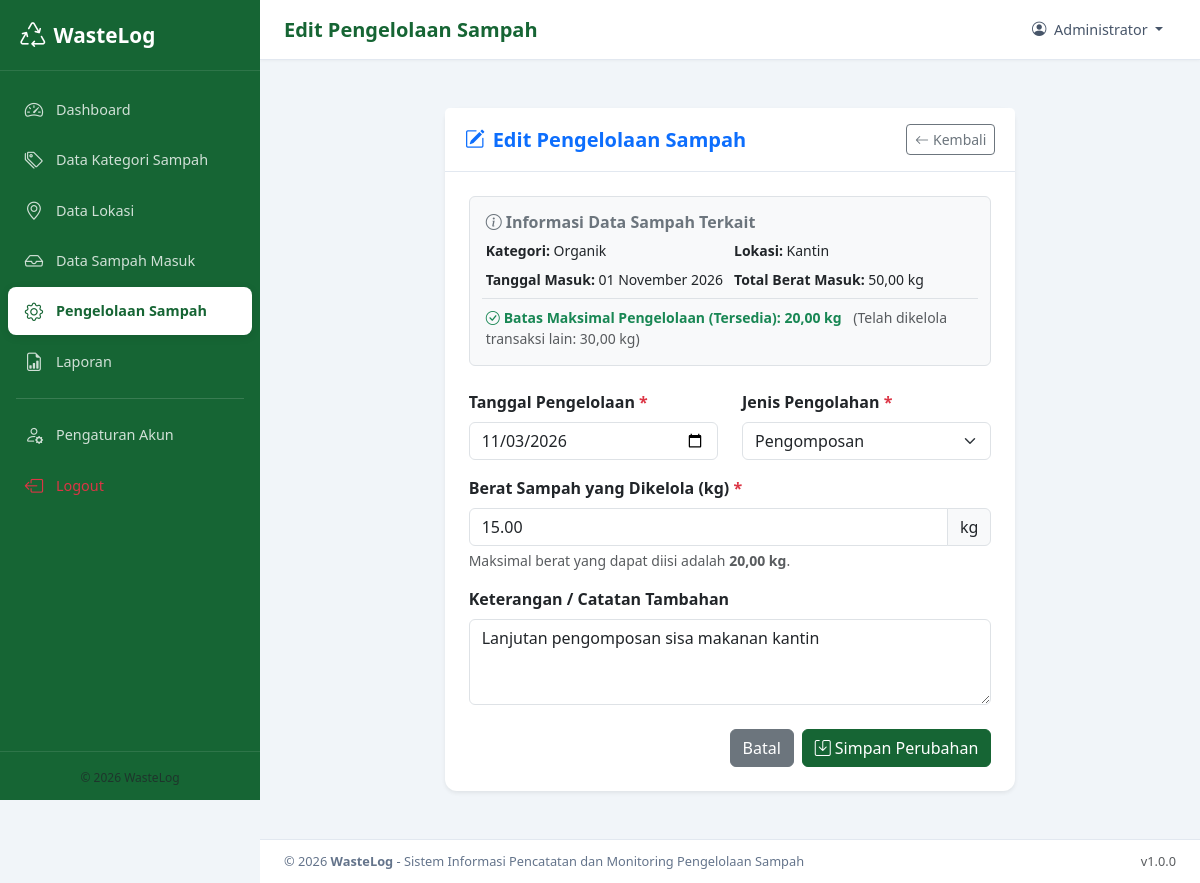
Screenshot of /pengelolaan/edit.php?id=2 (signed in) with the database file from the repository.
### tables this page shows
CREATE TABLE `pengelolaan` (
    `id`              INT NOT NULL AUTO_INCREMENT,
    `sampah_id`       INT NOT NULL,
    `tanggal`         DATE NOT NULL,
    `jenis_pengolahan` VARCHAR(100) NOT NULL,
    `berat_dikelola`  DECIMAL(10,2) NOT NULL,
    `keterangan`      TEXT,
    `created_at`      TIMESTAMP DEFAULT CURRENT_TIMESTAMP,
    PRIMARY KEY (`id`),
    KEY `idx_sampah` (`sampah_id`),
    KEY `idx_tanggal_kelola` (`tanggal`),
    CONSTRAINT `fk_pengelolaan_sampah`
        FOREIGN KEY (`sampah_id`) REFERENCES `sampah_masuk`(`id`)
        ON UPDATE CASCADE ON DELETE RESTRICT
);

CREATE TABLE `kategori_sampah` (
    `id`             INT NOT NULL AUTO_INCREMENT,
    `nama_kategori`  VARCHAR(100) NOT NULL,
    `deskripsi`      TEXT,
    `created_at`     TIMESTAMP DEFAULT CURRENT_TIMESTAMP,
    PRIMARY KEY (`id`)
);

CREATE TABLE `lokasi` (
    `id`          INT NOT NULL AUTO_INCREMENT,
    `nama_lokasi` VARCHAR(100) NOT NULL,
    `alamat`      TEXT,
    `created_at`  TIMESTAMP DEFAULT CURRENT_TIMESTAMP,
    PRIMARY KEY (`id`)
);

CREATE TABLE `sampah_masuk` (
    `id`           INT NOT NULL AUTO_INCREMENT,
    `kategori_id`  INT NOT NULL,
    `lokasi_id`    INT NOT NULL,
    `tanggal`      DATE NOT NULL,
    `berat`        DECIMAL(10,2) NOT NULL,
    `keterangan`   TEXT,
    `created_at`   TIMESTAMP DEFAULT CURRENT_TIMESTAMP,
    PRIMARY KEY (`id`),
    KEY `idx_kategori` (`kategori_id`),
    KEY `idx_lokasi` (`lokasi_id`),
    KEY `idx_tanggal` (`tanggal`),
    CONSTRAINT `fk_sampah_kategori`
        FOREIGN KEY (`kategori_id`) REFERENCES `kategori_sampah`(`id`)
        ON UPDATE CASCADE ON DELETE RESTRICT,
    CONSTRAINT `fk_sampah_lokasi`
        FOREIGN KEY (`lokasi_id`) REFERENCES `lokasi`(`id`)
        ON UPDATE CASCADE ON DELETE RESTRICT
);

### config/koneksi.php (called while the page is built, shortened)
<?php
function e(?string $str): string {
    return htmlspecialchars($str ?? '', ENT_QUOTES, 'UTF-8');
}
function format_angka(float $num, int $decimals = 2): string {
    return number_format($num, $decimals, ',', '.');
}
function format_tanggal(string $date): string {
    $bulan = [
        1 => 'Januari', 'Februari', 'Maret', 'April', 'Mei', 'Juni',
        'Juli', 'Agustus', 'September', 'Oktober', 'November', 'Desember'
    ];
    $d = date_create($date);
    return date_format($d, 'd') . ' ' . $bulan[(int)date_format($d, 'n')] . ' ' . date_format($d, 'Y');
}

### pengelolaan/edit.php (the view, shortened to what this page needs)
<?php
require_once __DIR__ . '/../config/koneksi.php';
$jenis_options = [
    'Pemilahan',
    'Daur ulang',
    'Pengomposan',
    'Pengangkutan ke pengelola',
    'Pengolahan lainnya',
];
$id = (int)($_GET['id'] ?? 0);
$stmt = $pdo->prepare("
    SELECT p.*, sm.tanggal AS tanggal_masuk, sm.berat AS berat_masuk,
           ks.nama_kategori, l.nama_lokasi,
           (SELECT COALESCE(SUM(p2.berat_dikelola), 0) FROM pengelolaan p2 WHERE p2.sampah_id = sm.id AND p2.id != p.id) AS kelola_lainnya
    FROM pengelolaan p
    JOIN sampah_masuk sm ON p.sampah_id = sm.id
    JOIN kategori_sampah ks ON sm.kategori_id = ks.id
    JOIN lokasi l ON sm.lokasi_id = l.id
    WHERE p.id = ?
");
$stmt->execute([$id]);
$data = $stmt->fetch();
$maksimal_bisa_dikelola = round((float)$data['berat_masuk'] - (float)$data['kelola_lainnya'], 2);
$tanggal          = $_POST['tanggal'] ?? $data['tanggal'];
$jenis_pengolahan = $_POST['jenis_pengolahan'] ?? $data['jenis_pengolahan'];
$berat_dikelola   = $_POST['berat_dikelola'] ?? $data['berat_dikelola'];
$keterangan       = $_POST['keterangan'] ?? $data['keterangan'];
require_once __DIR__ . '/../includes/header.php';
require_once __DIR__ . '/../includes/sidebar.php';
require_once __DIR__ . '/../includes/navbar.php';
?>
<div class="container-fluid py-4">
    <div class="row justify-content-center">
        <div class="col-lg-8">
            <div class="card shadow-sm border-0">
                <div class="card-header bg-white py-3 d-flex justify-content-between align-items-center">
                    <h5 class="mb-0 text-primary fw-bold">
                        <i class="bi bi-pencil-square me-2"></i>Edit Pengelolaan Sampah
                    </h5>
                    <a href="<?= BASE_URL ?>/pengelolaan/index.php" class="btn btn-sm btn-outline-secondary">
                        <i class="bi bi-arrow-left me-1"></i>Kembali
                    </a>
                </div>
                <div class="card-body p-4">
                    <div class="p-3 bg-light rounded border mb-4">
                        <h6 class="fw-bold mb-2 text-secondary">
                            <i class="bi bi-info-circle me-1"></i>Informasi Data Sampah Terkait
                        </h6>
                        <div class="row g-2 small">
                            <div class="col-sm-6">
                                <strong>Kategori:</strong> <?= e($data['nama_kategori']) ?>
                            </div>
                            <div class="col-sm-6">
                                <strong>Lokasi:</strong> <?= e($data['nama_lokasi']) ?>
                            </div>
                            <div class="col-sm-6">
                                <strong>Tanggal Masuk:</strong> <?= format_tanggal($data['tanggal_masuk']) ?>
                            </div>
                            <div class="col-sm-6">
                                <strong>Total Berat Masuk:</strong> <?= format_angka($data['berat_masuk']) ?> kg
                            </div>
                            <div class="col-12 mt-2 pt-2 border-top">
                                <span class="text-success fw-bold">
                                    <i class="bi bi-check-circle me-1"></i>Batas Maksimal Pengelolaan (Tersedia): <?= format_angka($maksimal_bisa_dikelola) ?> kg
                                </span>
                                <?php if ((float)$data['kelola_lainnya'] > 0): ?>
                                    <span class="text-muted ms-2">(Telah dikelola transaksi lain: <?= format_angka($data['kelola_lainnya']) ?> kg)</span>
                                <?php endif; ?>
                            </div>
                        </div>
                    </div>
                    <form method="POST" action="">
                        <div class="row">
                            <div class="col-md-6 mb-3">
                                <label for="tanggal" class="form-label fw-semibold">Tanggal Pengelolaan <span class="text-danger">*</span></label>
                                <input type="date" name="tanggal" id="tanggal" class="form-control" value="<?= e($tanggal) ?>" required>
                            </div>
                            <div class="col-md-6 mb-3">
                                <label for="jenis_pengolahan" class="form-label fw-semibold">Jenis Pengolahan <span class="text-danger">*</span></label>
                                <select name="jenis_pengolahan" id="jenis_pengolahan" class="form-select" required>
                                    <?php foreach ($jenis_options as $jenis): ?>
                                        <option value="<?= e($jenis) ?>" <?= $jenis_pengolahan === $jenis ? 'selected' : '' ?>><?= e($jenis) ?></option>
                                    <?php endforeach; ?>
                                </select>
                            </div>
                        </div>
                        <div class="mb-3">
                            <label for="berat_dikelola" class="form-label fw-semibold">Berat Sampah yang Dikelola (kg) <span class="text-danger">*</span></label>
                            <div class="input-group">
                                <input type="number" step="0.01" min="0.01" max="<?= $maksimal_bisa_dikelola ?>"
                                       name="berat_dikelola" id="berat_dikelola" class="form-control"
                                       value="<?= e($berat_dikelola) ?>" required>
                                <span class="input-group-text">kg</span>
                            </div>
                            <div class="form-text">Maksimal berat yang dapat diisi adalah <strong><?= format_angka($maksimal_bisa_dikelola) ?> kg</strong>.</div>
                        </div>
                        <div class="mb-4">
                            <label for="keterangan" class="form-label fw-semibold">Keterangan / Catatan Tambahan</label>
                            <textarea name="keterangan" id="keterangan" rows="3" class="form-control"
                                      placeholder="Keterangan pengelolaan..."><?= e($keterangan) ?></textarea>
                        </div>
                        <div class="d-flex justify-content-end gap-2">
                            <a href="<?= BASE_URL ?>/pengelolaan/index.php" class="btn btn-secondary">Batal</a>
                            <button type="submit" class="btn btn-primary">
                                <i class="bi bi-save me-1"></i>Simpan Perubahan
                            </button>
                        </div>
                    </form>
                </div>
            </div>
        </div>
    </div>
</div>
<?php require_once __DIR__ . '/../includes/footer.php'; ?>

### assets/css/style.css (style rules this page uses)
:root { --primary: #166534; --primary-light: #22C55E; --primary-dark: #14532d; --primary-bg: #f0fdf4; --sidebar-width: 260px; --navbar-height: 60px; --transition: 0.3s ease; }
* { box-sizing: border-box; }
body { font-family: 'Segoe UI', system-ui, -apple-system, sans-serif; background: #f1f5f9; color: #1e293b; margin: 0; min-height: 100vh; }
a { text-decoration: none; }
.card { border: 1px solid #e2e8f0; border-radius: 0.75rem; box-shadow: 0 1px 3px rgba(0,0,0,0.04); }
.card-header { background: #fff; border-bottom: 1px solid #e2e8f0; font-weight: 600; padding: 1rem 1.25rem; }
.btn-primary { background: var(--primary); border-color: var(--primary); }

### rows the page displays
pengelolaan: kategori_sampah.nama_kategori "Organik", lokasi.nama_lokasi "Kantin", sampah.tanggal "01 November 2026", sampah.berat "50,00", tanggal "11/03/2026", berat_dikelola "15.00", keterangan "Lanjutan pengomposan sisa makanan kantin"

### other values shown
APP_NAME "WasteLog"
$page_title "Edit Pengelolaan Sampah"
$_SESSION['user_nama'] "Administrator"
format_angka($maksimal_bisa_dikelola) "20,00"
format_angka($data['kelola_lainnya']) "30,00"
form field jenis_pengolahan "Pengomposan"
